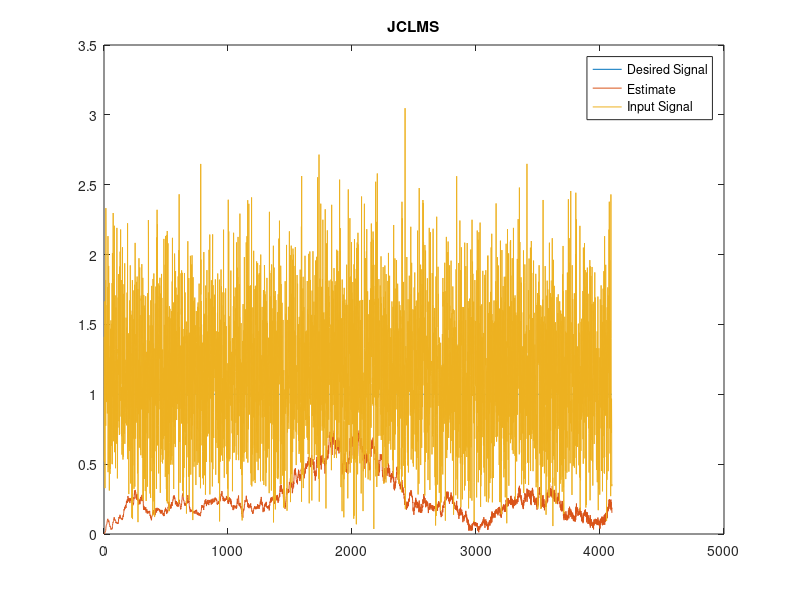

This figure's MATLAB source: (Note: this script raises an error after producing the figure.)
% Complex Adaptive Joint Process Algorithms

% Example notation
% h_k(n, i)
% h_k = zeros(p + 2, N)' --> zeros(i-count + i-offset, n-count)'
% h_k(-1 + 3, 0 + 2) --> h_k(n-index + n-offset, i-index + i-offset)

%% JCLMS (Joint Complex Gradient Transversal Filter)

clear

% Constants (function input parameters)

SAMPLE_FREQUENCY = 1024;
SAMPLE_LENGTH = 4 * 1024;
FILTER_ORDER = 16;
ALPHA = 0.01;

% Input signal

fs = SAMPLE_FREQUENCY;
t = (0 : SAMPLE_LENGTH - 1)' / fs; % Time
s = exp(1j * 2 * pi * 50 * t); % Desired signal
noise = 0.5 * (randn(size(t)) + 1j * randn(size(t)));
x = s + noise; % Input signal
d = s; % Desired signal

p = FILTER_ORDER + 1;
N = length(x);

% Filter variables

alpha_JCLMS = ALPHA;
%mu = (2 * alpha_JCLMS) / ((p + 1) * E_e0(0));

E_e0 = 0; % Minimum forward prediction error

e_dp = []; % Error

h_k = []; % Filter coefficients
%a_ik = [] % Forward prediction (filter) coefficients
%b_ik = [] % Backward prediction (filter) coefficients

% INITIALIZATION

h_k = zeros(p, 2)';
T = conv(x(1 : p), conj(flipud(x(1 : p)))); % Autocorrelation of signal
epsilon_JCLMS = T(0 + 1);
E_e0 = epsilon_JCLMS * ones(1, 2)';
e_dp = zeros(1, 2)';
err = [];
y = [];

% TIME UPDATE

for n = 1 : 1 : N
	if n > p
		xx = x(n - p + 1 : n)';
		dd = d(n - p + 1 : n)';
	else
		xx = [zeros(p - n, 1); x(1 : n)]';
		dd = [zeros(p - n, 1); x(1 : n)]';
	end
	h_k(1 + 1, :) = h_k(0 + 1, :) - 2 * alpha_JCLMS / ((p - 1 + 1) * E_e0(0 + 1)) * e_dp(0 + 1) * conj(fliplr(xx));
	%for k = 1 : 1 : p
	%	h_k(1 + 1, k) = h_k(0 + 1, k) - 2 * alpha_JCLMS / ((p - 1 + 1) * E_e0(0 + 1)) * e_dp(0 + 1) * conj(xx(p - k + 1));
	%end
	e_dp(1 + 1) = d(n);
	for k = 1 : 1 : p
		e_dp(1 + 1) = e_dp(1 + 1) + h_k(1 + 1, k) * xx(p - k + 1);
	end
	E_e0(0 + 1) = E_e0(1 + 1);
	E_e0(1 + 1) = (1 - alpha_JCLMS) * E_e0(0 + 1) + alpha_JCLMS * abs(x(n)) ^ 2;
	h_k(0 + 1, :) = h_k(1 + 1, :);
	e_dp(0 + 1) = e_dp(1 + 1);
	err = [err; e_dp(0 + 1)];
	y = [y; -h_k(1 + 1, :) * flipud(xx')];
end

% Output

mse = mean(abs(err).^2);
fprintf('MSE = %f\n', mse);
figure_1 = figure;
plot(1 : N, abs(d), 1 : N, abs(y), 1 : N, abs(x));
legend('Desired Signal', 'Estimate', 'Input Signal');
title('JCLMS');

%% JCGL (Joint Complex Gradient Lattice)

clear

% Constants (function input parameters)

SAMPLE_FREQUENCY = 1024;
%SAMPLE_LENGTH = 1024;
SAMLE_LENGTH = 18;
FILTER_ORDER = 16;
ALPHA = 0.01;

% Input signal

fs = SAMPLE_FREQUENCY;
t = (0 : SAMPLE_LENGTH - 1)' / fs; % Time
s = exp(1j * 2 * pi * 50 * t); % Desired signal
noise = 0.5 * (randn(size(t)) + 1j * randn(size(t)));
x = s + noise; % Input signal
d = s; % Desired signal

p = FILTER_ORDER;
N = length(x);

% Filter variables

alpha_JCGL = ALPHA;

% INITIALIZATION

E_di = 0; % Minimum average squared error
E_ei = 0; % Minimum forward prediction error
E_ri = 0; % Minimum backward prediction error
delta_ei = 0; % Forward (prediction) discrepancy
delta_ri = 0; % Backward (prediction) discrepancy
K_ei = 0; % Forward weighting factor (reflection coefficient / partial correlation coefficient)
K_ri = 0; % Backward weighting factor (reflection coefficient / partial correlation coefficient)
K_di = 0; % Weighting factor

e_i = []; % i-th order forward prediction error sequence
r_i = []; % i-th ortder backward prediction error sequence
e_di = []; % Error

a_ik = []; % Forward prediction (filter) coefficients
b_ik = []; % Backward prediction (filter) coefficients

T = conv(x(1 : p), conj(flipud(x(1 : p)))); % Autocorrelation of signal
E_e0 = T;
epsilon_JCGL = E_e0(0 + 1);

%K_i = zeros(p, N + 2)';
K_i = zeros(p + 1, 2)'; % n - 1, n
%E_ri = epsilon_JCGL * ones(p, N + 2)';
E_ri = epsilon_JCGL * ones(p + 2, 3)'; % n - 2, n - 1, n
%E_ei = epsilon_JCGL * ones(p, N + 2)';
E_ei = epsilon_JCGL * ones(p + 2, 2)'; % n - 1, n
e_i = zeros(p + 2, 2)';
r_i = zeros(p + 2, 3)';
K_di = zeros(p + 1, 2)';
e_di = zeros(p + 2, 2)';
a_ik = zeros(p + 2);
b_ik = zeros(p + 2);

err = [];
y = [];

for n = 1 : 1 : N
	% TIME UPDATE
	e_i(0 + 2, 0 + 2) = x(n);
	r_i(0 + 3, 0 + 2) = x(n);
	e_di(0 + 2, -1 + 2) = d(n);
	
	% ORDER UPDATE
	for i = 0 : 1 : p
		temporary_factor = e_i(-1 + 2, i + 2) .* conj(r_i(-2 + 3, i - 1 + 2));
		temporary_factor = temporary_factor + conj(r_i(-1 + 3, i + 2)) .* e_i(-1 + 2, i - 1 + 2);
		temporary_factor = abs(temporary_factor);
		K_i(0 + 2, i + 1) = K_i(-1 + 2, i + 1) - 2 * alpha_JCGL / (E_ri(-2 + 3, i - 1 + 2) + E_ei(-1 + 2, i - 1 + 2)) * temporary_factor;
		if i ~= 0
			e_i(0 + 2, i + 2) = e_i(0 + 2, i - 1 + 2) + K_i(0 + 2, i + 1) * r_i(-1 + 3, i - 1 + 2);
			r_i(0 + 3, i + 2) = r_i(-1 + 3, i - 1 + 2) + conj(K_i(0 + 2, i + 1)) * e_i(0 + 2, i - 1 + 2);
			E_ri(-1 + 3, i - 1 + 2) = (1 - alpha_JCGL) * E_ri(-2 + 3, i - 1 + 2) + alpha_JCGL * abs(r_i(-1 + 3, i - 1 + 2))^2;
			E_ei(0 + 2, i - 1 + 2) = (1 - alpha_JCGL) * E_ei(-1 + 2, i - 1 + 2) + alpha_JCGL * abs(e_i(0 + 2, i - 1 + 2))^2;
		end
		K_di(0 + 2, i + 1) = K_di(-1 + 2, i + 1) - 2 * alpha_JCGL / (E_ri(-1 + 3, i + 2)) * e_di(-1 + 2, i + 2) * conj(r_i(-1 + 3, i - 1 + 2));
		e_di(0 + 2, i + 2) = e_di(0 + 2, i - 1 + 2) + K_di(0 + 2, i + 1) * r_i(0 + 2, i + 1);
		
		% PREDICTORS
		for k = 0 : 1 : p
			a_ik(i + 2, i + 2) = K_i(0 + 2, i + 1); % Move this outside k-loop
			if k >= 1 && k <= i - 1
				a_ik(i + 2, k + 2) = a_ik(i - 1 + 2, k + 2) + K_i(0 + 2, i + 1) * conj(a_ik(i - k + 2, i - 1 + 2));
			end
		end
		for k = 0 : 1 : p
			b_ik(i + 2, k + 2) = conj(a_ik(i + 2, p - k + 2));
		end
	end
	% Cache old values
	K_i(-1 + 2, :) = K_i(0 + 2, :);
	K_di(-1 + 2, :) = K_di(0 + 2, :);
	r_i(-2 + 3, :) = r_i(-1 + 3, :);
	r_i(-1 + 3, :) = r_i(0 + 3, :);
	e_i(-1 + 2, :) = e_i(0 + 2, :);
	e_di(-1 + 2, :) = e_di(0 + 2, :);
	E_ri(-2 + 3, :) = E_ri(-1 + 3, :);
	E_ri(-1 + 3, :) = E_ri(0 + 3, :);
	E_ei(-1 + 2, :) = E_ei(0 + 2, :);
	err = [err; e_di(0 + 2, p + 2)];
	diagonal_aik = diag(a_ik);
	y = [y; -diagonal_aik(0 + 2, p + 2)' * r_i(0 + 3, 0 + 2 : p + 2)'];
end

% Output

mse = mean(abs(err).^2);
fprintf('MSE = %f\n', mse);
figure_2 = figure;
plot(1 : N, abs(d), 1 : N, abs(y), 1 : N, abs(x));
legend('Desired Signal', 'Estimate', 'Input Signal');
title('JCGL');

%% JCLSL (Joint Complex Least Squares Lattice)

clear

% Constants (function input parameters)

SAMPLE_FREQUENCY = 1024;
SAMPLE_LENGTH = 1024;
FILTER_ORDER = 16;
ALPHA = 0.01;
EPSILON = 0.001;

% Input signal

fs = SAMPLE_FREQUENCY;
t = (0 : SAMPLE_LENGTH - 1)' / fs; % Time
s = exp(1j * 2 * pi * 50 * t); % Desired signal
noise = 0.5 * (randn(size(t)) + 1j * randn(size(t)));
x = s + noise; % Input signal
d = s; % Desired signal

p = FILTER_ORDER;
N = length(x);

% Filter variables

gamma_i = []; % Gain factor
epsilon_JCLSL = EPSILON;
alpha_JCLSL = ALPHA;

E_di = 0; % Minimum average squared error
E_ei = 0; % Minimum forward prediction error
E_ri = 0; % Minimum backward prediction error
delta_ei = 0; % Forward (prediction) discrepancy
delta_ri = 0; % Backward (prediction) discrepancy
K_ei = 0; % Forward weighting factor (reflection coefficient / partial correlation coefficient)
K_ri = 0; % Backward weighting factor (reflection coefficient / partial correlation coefficient)
K_di = 0; % Weighting factor

e_i = []; % i-th order forward prediction error sequence
r_i = []; % i-th ortder backward prediction error sequence
e_di = []; % Error

a_ik = []; % Forward prediction (filter) coefficients
b_ik = []; % Backward prediction (filter) coefficients

% Initialization

K_ei = zeros(p + 1, 1)'; % n
K_ri = zeros(p + 1, 1)'; % n
E_ri = epsilon_JCLSL * ones(p + 2, 3)'; % n - 2, n - 1, n
E_ei = epsilon_JCLSL * ones(p + 2, 2)'; % n - 1, n
e_i = zeros(p + 2, 2)';
r_i = zeros(p + 2, 3)';
K_di = zeros(p + 1, 2)';
e_di = zeros(p + 2, 2)';
a_ik = zeros(p + 2);
b_ik = zeros(p + 2);
gamma_i = zeros(p + 2, 2)';
Delta_i = zeros(p + 1, 2)';

for n = 1 : 1 : N
	% Time update
	e_i(0 + 2, 0 + 2) = x(n);
	r_i(0 + 2, 0 + 3) = x(n);
	E_ri(0 + 2, 0 + 3) = (1 - alpha_JCLSL);
	E_ei(0 + 2, 0 + 2) = E_ri(0 + 2, 0 + 3);
	gamma_i(0 + 2, -1 + 2) = 0;
	
	% Order update
	for i = 0 : 1 : p
		% Lattice
		if i ~= 0
			deltaTerm = e_i(0 + 2, -1 + 2) * conj(r_i(-1 + 3, -1 + 2)) / (1 - gamma_i(-1 + 2, -2 + 3));
			Delta_i(0 + 2, i + 1) = (1 - alpha_JCLSL) * Delta_i(-1 + 2, 0 + 1);
			Delta_i(0 + 2, i + 1) = Delta_i(0 + 2, i + 1) - deltaTerm;
			K_ei(0 + 1, 0 + 1) = conj(Delta_i(0 + 2, 0 + 1)) / E_ei(0 + 2, -1 + 2);
			K_ri(0 + 1, 0 + 1) = Delta_i(0 + 2, 0 + 1) / E_ri(-1 + 2, -1 + 2);
		end
	end
end
